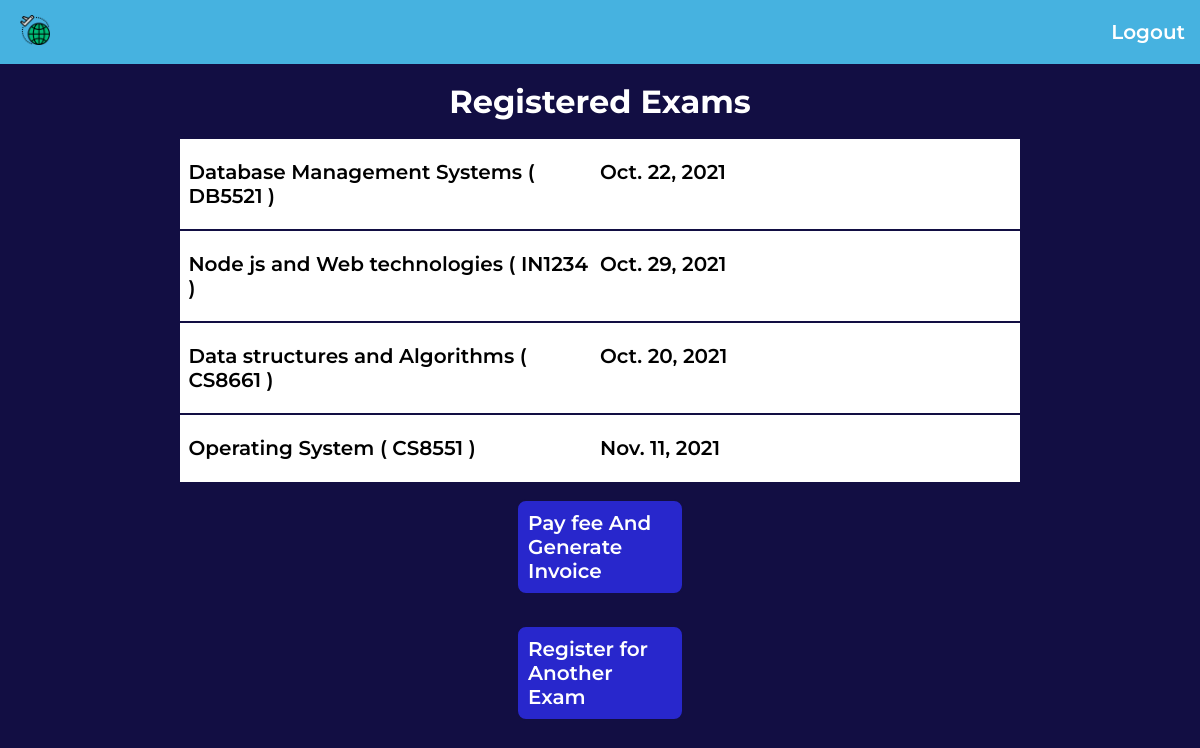
Screenshot of /display (signed in) with the database file from the repository.
### register/models.py (models this page shows, shortened)
class RegisteredExam(models.Model):
    student = models.ForeignKey(Student,null=True,on_delete=SET_NULL)
    exam = models.ForeignKey(Exam,null=True, on_delete=SET_NULL)
    date_created = models.DateTimeField(auto_now_add=True)

class Exam(models.Model):
    examName = models.CharField(max_length=200)
    examCode = models.CharField(max_length=7)
    examDate = models.DateField(auto_now=False,auto_now_add=False)
    is_selected = models.BooleanField(default=False)
    date_created = models.DateTimeField(auto_now_add=True)

### register/views.py (the view)
# urls.py: path('display',displaySelected,name="displaySelected"),
@login_required(login_url='accounts/login')
def displaySelected(request):
    regExam = RegisteredExam.objects.all().distinct()
    data = {
        'regExam':regExam
    }
    return render(request,'display.html',data)

### templates/display.html (shortened to what this page needs)
{% extends 'base.html' %}
{% load static %}
{% block content %}
<h1 class="title">Registered Exams</h1>
<div method="post" action="{% url 'registerExam' %}" class="container">
    {% for reg in regExam %}
    {% if reg.student.studentUser.username == user.username %}
    <div class="item">
        <div class="name">
            <p>{{reg.exam.examName}} ( {{reg.exam.examCode}} )</p>
        </div>
        <div class="date">
            <p>{{reg.exam.examDate}}</p>
        </div>
    </div>
    {% endif %}
    {% endfor %}
    <a type="submit" class="submita" href="{% url 'pdf' %}">Pay fee And Generate Invoice</a>
    <a type="submit" class="submita" href="{% url 'regAgain' %}">Register for Another Exam</a>
</div>
{% endblock %}

### static/dash2.css (style rules this page uses)
* { padding: 0; margin: 0; box-sizing: border-box; }
body { background-color:#120E43 ; font-family: 'Montserrat', sans-serif; font-weight: 600; display: flex; flex-direction: column; justify-content: center; align-items: center; }
.title { color: #fff; margin: 1.5% 0%; }
.container { display: flex; color: #fff; flex-direction: column; width: 70%; justify-content: center; align-items: center; font-size: 20px; }
.container>.item { display: grid; width: 100%; grid-template-columns: 50% 30% 20%; border-bottom: #120E43 2px solid; justify-content: center; color: #000; background-color: #fff; }
.name { margin: 5% 0% 5% 2%; }
.date { margin: 8.5% 0%; }
.submita { padding: 10px 10px; margin: 15px 0px; width: 20%; font-size: 20px; color: #fff; background-color:#2827CC ; border: #120E43 2px solid; border-radius: 10px; text-decoration: none; }

### static/logcss.css (style rules this page uses)
* { padding: 0%; margin: 0%; box-sizing: border-box; }

### rows the page displays
RegisteredExam: exam.examName "Database Management Systems", exam.examCode "DB5521", exam.examDate "Oct. 22, 2021"
RegisteredExam: exam.examName "Node js and Web technologies", exam.examCode "IN1234", exam.examDate "Oct. 29, 2021"
RegisteredExam: exam.examName "Data structures and Algorithms", exam.examCode "CS8661", exam.examDate "Oct. 20, 2021"
RegisteredExam: exam.examName "Operating System", exam.examCode "CS8551", exam.examDate "Nov. 11, 2021"
